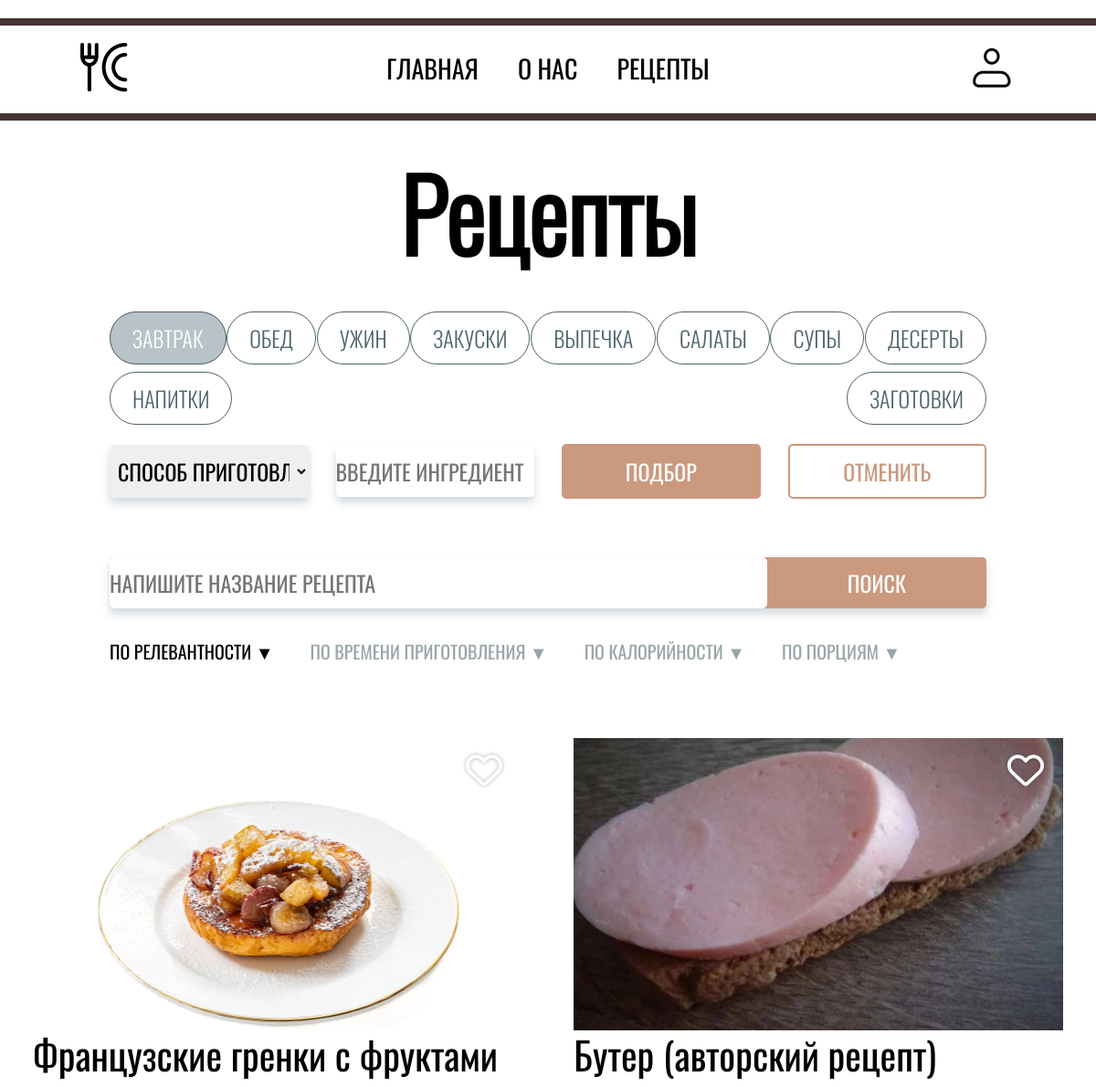
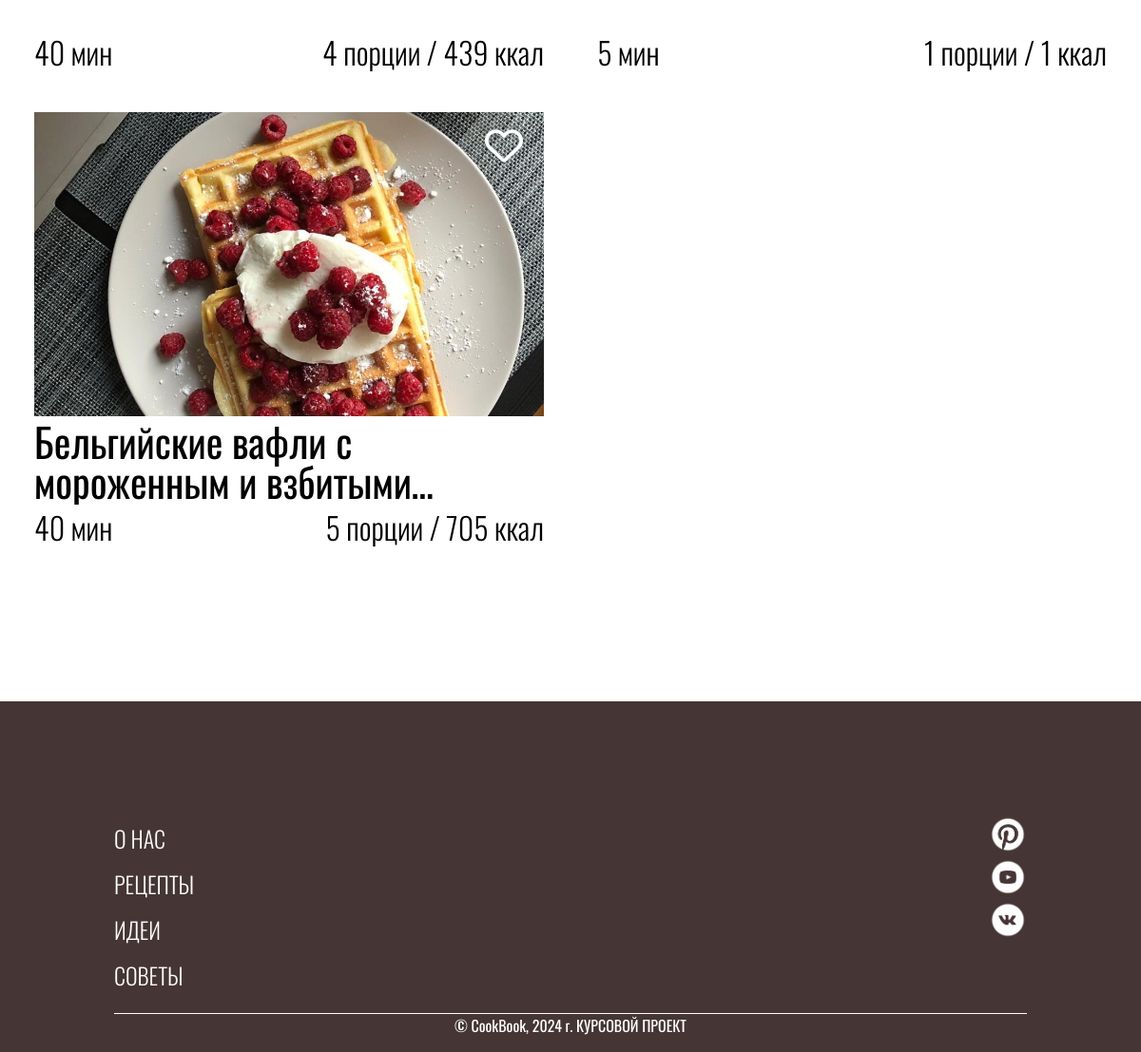
Page /recipes.php?category=ЗАВТРАК on the committed database (2 pictures, top to bottom).
### tables this page shows
CREATE TABLE `categories` (
  `id_category` int(11) NOT NULL,
  `category` varchar(100) NOT NULL
);

CREATE TABLE `recipes` (
  `id_recipe` int(11) NOT NULL,
  `name_recipe` varchar(200) NOT NULL,
  `img_recipe` varchar(300) NOT NULL,
  `cooking_time` varchar(50) NOT NULL,
  `cooking_time_minutes` int(11) NOT NULL,
  `servings` int(11) NOT NULL,
  `calories` int(11) NOT NULL
);

### recipes.php (the view, shortened to what this page needs)
<?php
require_once 'includes/connect/connect.php';
?>
<!DOCTYPE html>
<html lang="en">
<head>
    <link rel="stylesheet" href="assets/css/recipes.css">
</head>
<body>
    <main id="main">
        <div id="recipes">
            <h1 class="title-h1">Рецепты</h1>
            <div id="container-search">
                <ul id="container-search__categories-items">
                    <?php
                    $stmt = $pdo->query("SELECT category FROM categories");
                    $categories = $stmt->fetchAll(PDO::FETCH_ASSOC);
                    foreach ($categories as $category) {
                        echo '<li class="container-search__categories-item">
                                <a href="recipes.php?category=' . urlencode($category['category']) . '" class="categories-item" onclick="changeColor(event)">' . htmlspecialchars($category['category']) . '</a>
                                </li>';
                    }
                    ?>
                </ul>
                <div id="container-search__filter">
                    <div id="aaa">
                        <div id="container-search__filter-sort">
                            <select name="cooking-method" id="cookin-method-select">
                            <option value="cookingmethod">СПОСОБ ПРИГОТОВЛЕНИЯ</option>
                            </select>
                        </div>
                        <div id="container-search__filter-ingredients">
                            <input type="text" placeholder="ВВЕДИТЕ ИНГРЕДИЕНТ" name="text-ingredient" id="text-ingredient">
                        </div>
                    </div>
                    <form action="" method="post" id="form-selection">
                        <input type="button" value="ПОДБОР" name="selection" id="selection">
                        <input type="button" value="ОТМЕНИТЬ" name="cancel-selection" id="cancel-selection">
                    </form>
                </div>
                <form action="" id="search">
                    <input type="text" placeholder="НАПИШИТЕ НАЗВАНИЕ РЕЦЕПТА" name="text-search" id="text-search">
                    <input type="button" value="ПОИСК" id="btn-search">
                </form>
                <ul id="container-search__sort-items">
                    <li class="sort-item">
                        <button data-sort="relevance" class="sort-button">ПО РЕЛЕВАНТНОСТИ <span class="sort-icon">▼</span></button>
                    </li>
                    <li class="sort-item">
                        <button data-sort="time" class="sort-button">ПО ВРЕМЕНИ ПРИГОТОВЛЕНИЯ <span class="sort-icon">▼</span></button>
                    </li>
                    <li class="sort-item">
                        <button data-sort="calories" class="sort-button">ПО КАЛОРИЙНОСТИ <span class="sort-icon">▼</span></button>
                    </li>
                    <li class="sort-item">
                        <button data-sort="servings" class="sort-button">ПО ПОРЦИЯМ <span class="sort-icon">▼</span></button>
                    </li>
                </ul>
            </div>
            <div id="recipes-list">
                <?php
                $category = $_GET['category'] ?? null;
                $query = "SELECT recipes.* FROM recipes";
                if ($category) {
                    $query .= "
                    JOIN recipe_categories ON recipes.id_recipe = recipe_categories.recipe_id
                    JOIN categories ON recipe_categories.category_id = categories.id_category
                    WHERE categories.category = :category";
                }
                $stmt = $pdo->prepare($query);
                if ($category) {
                    $stmt->bindParam(':category', $category, PDO::PARAM_STR);
                }
                $stmt->execute();
                $recipes = $stmt->fetchAll(PDO::FETCH_ASSOC);
                foreach ($recipes as $recipe) {
                    echo '<div class="recipe-item" data-recipe-id="' . htmlspecialchars($recipe['id_recipe']) . '">
                            <a href="recipe.php?id=' . htmlspecialchars($recipe['id_recipe']) . '" class="href-recipe-item">
                                <div class="recipe-image">
                                    <img src="' . htmlspecialchars($recipe['img_recipe']) . '" alt="' . htmlspecialchars($recipe['name_recipe']) . '">
                                </div>
                                <div class="recipe-text">
                                    <section class="recipe-text__title">
                                        <p class="title-recipe">' . htmlspecialchars($recipe['name_recipe']) . '</p>
                                    </section>
                                    <section class="recipe-text__description">
                                        <section class="description-time">
                                            <p class="recipe-cooking-time">' . htmlspecialchars($recipe['cooking_time']) . '</p>
                                        </section>
                                        <section class="description-portions-calories">
                                            <p>' . htmlspecialchars($recipe['servings']) . ' порции / ' . htmlspecialchars($recipe['calories']) . ' ккал</p>
                                        </section>
                                    </section>
                                </div>
                            </a>
                            <div class="hearts">
                                <button class="svg-heart-lines">
                                </button>
                            </div>
                        </div>';
                    }
                ?>
            </div>
        </div>
    </main>
</body>
</html>

### assets/css/recipes.css (style rules this page uses)
* { margin: 0; padding: 0; }
html { scroll-behavior: smooth; }
p { font-family: 'Oswald'; }
h1 { font-family: 'OswaldLight'; text-align: center; }
.title-h1 { font-size: calc(100px + 8 * (100vw - 320px) / 880); }
li { list-style-type: none; }
a { font-family: 'Oswald'; color: black; text-decoration: none; }
input { font-family: 'Oswald'; width: 100%; }
#container-search { width: 80%; padding: 5vh 10%; }
#container-search input { font-size: 24px; }
input[type=text] { border: #4d636a; border: none; padding: 10px 0px; border-radius: 5px; box-shadow: 0px 6px 10px 0px rgba(34, 60, 80, 0.2); }
input[type=button] { width: 100%; border-radius: 5px; background: #cb997e; color: #fff; padding: 10px 0; text-align: center; outline: none; border: none; cursor: pointer; }
#container-search__categories-items { width: 100%; display: flex; justify-content: space-between; flex-wrap: wrap; flex-direction:row; row-gap: 30px; }
#container-search__categories-items li a { font-size: 24px; padding: 10px 24px; border: 1px #4d636a solid; border-radius: 50px; font-family: 'OswaldLight'; background: #fff; color: #4d636a; }
#container-search__filter { display: grid; grid-template-columns: repeat(2,1fr); column-gap: 30px; align-items: center; padding: 4vh 0; }
#container-search__filter #aaa { display: grid; grid-template-columns: repeat(2,1fr); column-gap: 30px; align-items: center; }
#container-search__filter select { font-family: 'Oswald'; border: #4d636a; font-size: 24px; width: 100%; padding: 10px 5px; border-radius: 5px; box-shadow: 0px 6px 10px 0px rgba(34, 60, 80, 0.2); }
#container-search__filter select option:first-child { display: none; }
#form-selection { display: grid; grid-template-columns: repeat(2,1fr); column-gap: 30px; }
#text-search { box-shadow: none; }
#form-selection * { width: 100%; }
#cancel-selection { color: #cb997e; background: #fff; padding: 10px 0; text-align: center; outline: none; border: #cb997e 2px solid; }
input#selection { width: 100%; }
#search { display: grid; grid-template-columns: 3fr 1fr; margin: 4vh 0; background: #cb997e; border-radius: 5px; box-shadow: 0px 6px 10px 0px rgba(34, 60, 80, 0.2); }
#container-search__sort-items { display: flex; column-gap: 40px; row-gap: 10px; flex-wrap: wrap; flex-direction: row; }
#container-search__sort-items button { font-family: 'Oswald'; font-size: 20px; color: #9aa5a8; border: none; background: none; cursor: pointer; }
.sort-icon { display: inline-block; transform: rotate(0deg); }
#recipes-list { padding: 5vh 5%; width: 90%; display: grid; grid-template-columns: repeat(3,1fr); column-gap: 5%; }
.recipe-item { padding-bottom: 5vh; }
.recipe-image img { width: 100%; height: 40vh; object-fit: cover; }
.recipe-text { height: auto; }
.title-recipe { font-size: 42px; line-height: 1; height: 2.1em; max-width: 100%; display: -webkit-box; -webkit-line-clamp: 2; -webkit-box-orient: vertical; overflow: hidden; text-overflow: ellipsis; }
.recipe-text__description { display: flex; justify-content: space-between; }
.recipe-text__description p { font-size: 32px; font-family: 'OswaldLight'; }
.recipe-item { position: relative; z-index: 1; }
.hearts { position: absolute; z-index: 2; top: 3%; right: 4%; }
.hearts button { background: none; border: none; }
.svg-heart-lines svg, .svg-heart-fill svg { height: 5vh; -webkit-filter: drop-shadow( 3px 3px 2px rgba(34, 60, 80, 0.4)); filter: drop-shadow( 0px 0px 2px rgba(34, 60, 80, 0.4)); }
@media (max-width: 1200px) { #recipes-list { padding: 5vh 3%; width: 94%; grid-template-columns: repeat(2, 1fr); } }
@media (max-width: 1200px) { .title-recipe { font-size: calc(34px + 8 * (100vw - 320px) / 880); } }
@media (max-width: 1200px) { .recipe-text__description p { font-size: calc(24px + 8 * (100vw - 320px) / 880); } }

### assets/css/header.css (style rules this page uses)
#header { width: 90%; height: 12vh; padding: 0 5%; margin: 20px 0; display: grid; grid-template-columns: 10% 80% 10%; align-items: center; justify-items: center; border-top: #463535 8px solid; border-bottom: #463535 8px solid; }
#header__items-links { width: 100%; }
#header__items-links ul { display: flex; justify-content: center; column-gap: 5%; }
#header__items-links a { font-size: calc(20px + 8 * (100vw - 320px) / 880); }
#header__items-links a:after { display: block; content: ""; height: 3px; width: 0%; background-color: #cb997e; transition: width 0.3s ease-out; text-align: center; }

### rows in the picture
categories: category "ЗАВТРАК"
categories: category "ОБЕД"
categories: category "УЖИН"
categories: category "ЗАКУСКИ"
categories: category "ВЫПЕЧКА"
categories: category "САЛАТЫ"
categories: category "СУПЫ"
categories: category "ДЕСЕРТЫ"
categories: category "НАПИТКИ"
categories: category "ЗАГОТОВКИ"
recipes: img_recipe (picture), name_recipe "Французские гренки с фруктами", cooking_time "40 мин", servings "4", calories "439"
recipes: img_recipe (picture), name_recipe "Бутер (авторский рецепт)", cooking_time "5 мин", servings "1", calories "1"
recipes: img_recipe (picture), name_recipe "Бельгийские вафли с мороженным и…", cooking_time "40 мин", servings "5", calories "705"
